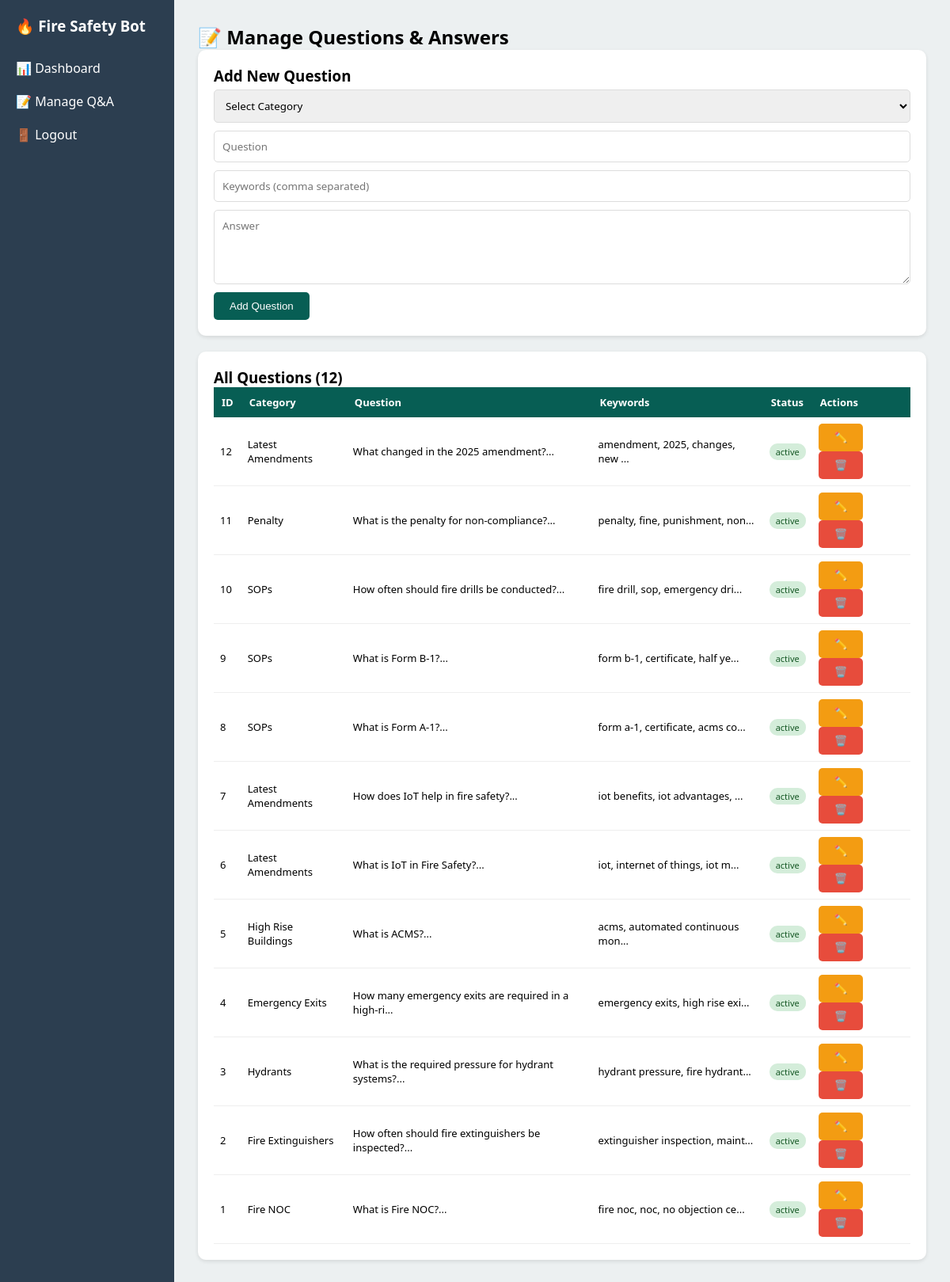
Screenshot of /qna.php (signed in) with the database file from the repository.
### tables this page shows
CREATE TABLE IF NOT EXISTS qna (
    id INT AUTO_INCREMENT PRIMARY KEY,
    category_id INT,
    question TEXT NOT NULL,
    keywords TEXT,
    answer TEXT NOT NULL,
    language VARCHAR(10) DEFAULT 'en',
    status ENUM('active','inactive') DEFAULT 'active',
    created_at TIMESTAMP DEFAULT CURRENT_TIMESTAMP,
    FOREIGN KEY (category_id) REFERENCES categories(id) ON DELETE SET NULL
);

CREATE TABLE IF NOT EXISTS categories (
    id INT AUTO_INCREMENT PRIMARY KEY,
    name VARCHAR(100) NOT NULL,
    slug VARCHAR(100) NOT NULL UNIQUE
);

### qna.php (the view, shortened to what this page needs)
<?php
require_once __DIR__ . '/../includes/db.php';
$qna = $pdo->query("SELECT q.*, c.name as category_name FROM qna q LEFT JOIN categories c ON q.category_id = c.id ORDER BY q.id DESC")->fetchAll(PDO::FETCH_ASSOC);
?>
<!DOCTYPE html>
<html>
<head>
</head>
<body>
    <div class="sidebar">
        <h3>🔥 Fire Safety Bot</h3>
        <a href="dashboard.php">📊 Dashboard</a>
        <a href="qna.php">📝 Manage Q&A</a>
        <a href="logout.php">🚪 Logout</a>
    </div>
    <div class="main">
        <h2>📝 Manage Questions & Answers</h2>
        <div class="card">
            <h3>Add New Question</h3>
            <form method="post">
                <select name="category_id" required>
                    <option value="">Select Category</option>
                </select>
                <input type="text" name="question" placeholder="Question" required>
                <input type="text" name="keywords" placeholder="Keywords (comma separated)">
                <textarea name="answer" rows="4" placeholder="Answer" required></textarea>
                <button type="submit">Add Question</button>
            </form>
        </div>
        <div class="card">
            <h3>All Questions (<?= count($qna) ?>)</h3>
            <table>
                <tr><th>ID</th><th>Category</th><th>Question</th><th>Keywords</th><th>Status</th><th>Actions</th></tr>
                <?php foreach ($qna as $q): ?>
                <tr>
                    <td><?= $q['id'] ?></td>
                    <td><?= htmlspecialchars($q['category_name'] ?? '-') ?></td>
                    <td><?= htmlspecialchars(substr($q['question'], 0, 50)) ?>...</td>
                    <td><?= htmlspecialchars(substr($q['keywords'], 0, 30)) ?>...</td>
                    <td><span class="badge badge-<?= $q['status'] ?>"><?= $q['status'] ?></span></td>
                    <td>
                        <button class="btn-edit" onclick="editQna(<?= $q['id'] ?>, '<?= htmlspecialchars(addslashes($q['question'])) ?>', '<?= htmlspecialchars(addslashes($q['keywords'])) ?>', '<?= htmlspecialchars(addslashes($q['answer'])) ?>', <?= $q['category_id'] ?>, '<?= $q['status'] ?>')">✏️</button>
                        <form method="post" style="display:inline" onsubmit="return confirm('Delete this question?')">
                            <button class="btn-danger">🗑️</button>
                        </form>
                    </td>
                </tr>
                <?php endforeach; ?>
            </table>
        </div>
    </div>
</body>
</html>

### qna.php (style rules this page uses)
* { margin: 0; padding: 0; box-sizing: border-box; }
body { font-family: 'Segoe UI', Arial; display: flex; min-height: 100vh; }
.sidebar { width: 220px; background: #2c3e50; color: white; padding: 20px; }
.sidebar h3 { margin-bottom: 20px; }
.sidebar a { color: white; text-decoration: none; display: block; padding: 10px 0; }
.main { flex: 1; padding: 30px; background: #ecf0f1; }
.card { background: white; padding: 20px; border-radius: 10px; margin-bottom: 20px; box-shadow: 0 2px 5px rgba(0,0,0,0.1); }
table { width: 100%; border-collapse: collapse; font-size: 13px; }
th { background: #075e54; color: white; padding: 10px; text-align: left; }
td { padding: 8px; border-bottom: 1px solid #eee; }
input, select, textarea { width: 100%; padding: 10px; margin: 5px 0; border: 1px solid #ddd; border-radius: 5px; font-family: inherit; }
button { padding: 10px 20px; background: #075e54; color: white; border: none; border-radius: 5px; cursor: pointer; }
.btn-danger { background: #e74c3c; }
.btn-edit { background: #f39c12; }
.badge { padding: 3px 8px; border-radius: 10px; font-size: 11px; }
.badge-active { background: #d4edda; color: #155724; }

### rows the page displays
qna: id "12", category.name "Latest Amendments", question "What changed in the 2025 amendment?", keywords "amendment, 2025, changes, new", status "active"
qna: id "11", category.name "Penalty", question "What is the penalty for non-compliance?", keywords "penalty, fine, punishment, non", status "active"
qna: id "10", category.name "SOPs", question "How often should fire drills be conducted?", keywords "fire drill, sop, emergency dri", status "active"
qna: id "9", category.name "SOPs", question "What is Form B-1?", keywords "form b-1, certificate, half ye", status "active"
qna: id "8", category.name "SOPs", question "What is Form A-1?", keywords "form a-1, certificate, acms co", status "active"
qna: id "7", category.name "Latest Amendments", question "How does IoT help in fire safety?", keywords "iot benefits, iot advantages,", status "active"
qna: id "6", category.name "Latest Amendments", question "What is IoT in Fire Safety?", keywords "iot, internet of things, iot m", status "active"
qna: id "5", category.name "High Rise Buildings", question "What is ACMS?", keywords "acms, automated continuous mon", status "active"
qna: id "4", category.name "Emergency Exits", question "How many emergency exits are required in a high-ri", keywords "emergency exits, high rise exi", status "active"
qna: id "3", category.name "Hydrants", question "What is the required pressure for hydrant systems?", keywords "hydrant pressure, fire hydrant", status "active"
qna: id "2", category.name "Fire Extinguishers", question "How often should fire extinguishers be inspected?", keywords "extinguisher inspection, maint", status "active"
qna: id "1", category.name "Fire NOC", question "What is Fire NOC?", keywords "fire noc, noc, no objection ce", status "active"

### other values shown
count($qna) "12"
